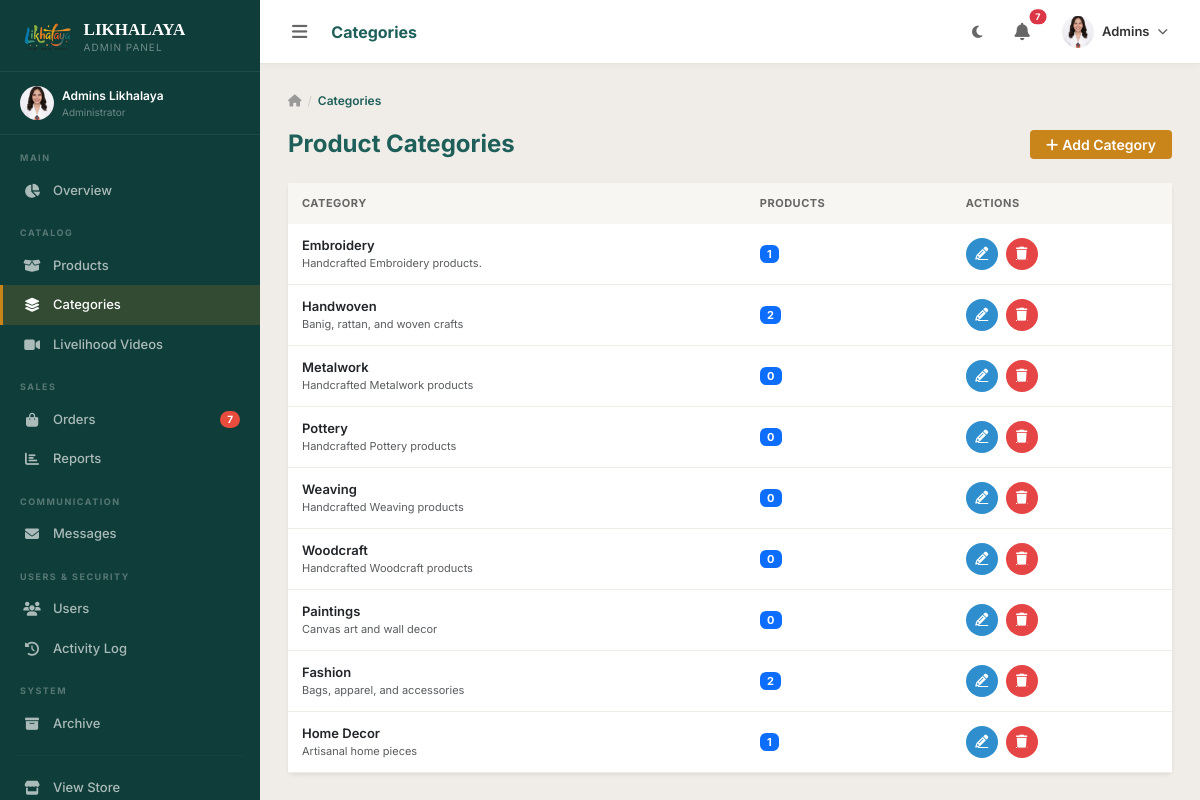
/dashboard/categories/ (signed in), run on the app's committed database.
### accounts/models.py (models this page shows, shortened)
class CustomUser(AbstractUser):
    ROLE_CHOICES = [
        ('customer', 'Customer'),
        ('staff', 'Staff'),
        ('coordinator', 'PDL Coordinator'),
        ('admin', 'Administrator'),
    ]
    role = models.CharField(max_length=20, choices=ROLE_CHOICES, default='customer')
    phone = models.CharField(max_length=20, blank=True)
    address = models.TextField(blank=True, help_text='House #, Street')
    barangay = models.CharField(max_length=150, blank=True)
    city = models.CharField(max_length=100, blank=True)
    province = models.CharField(max_length=100, blank=True)
    zip_code = models.CharField(max_length=10, blank=True)
    avatar = models.ImageField(upload_to='avatars/', blank=True, null=True)
    bio = models.TextField(blank=True)
    created_at = models.DateTimeField(auto_now_add=True)
    updated_at = models.DateTimeField(auto_now=True)
    is_deleted = models.BooleanField(default=False)
    deleted_at = models.DateTimeField(null=True, blank=True)
    deleted_by = models.ForeignKey(
        'self', on_delete=models.SET_NULL, null=True, blank=True,
        related_name='deleted_users'
    )
    objects = ActiveUserManager()
    all_objects = UserManager()
    class Meta:
        base_manager_name = 'all_objects'
    def is_admin_user(self):
        return self.role == 'admin' or self.is_superuser
    def is_staff_user(self):
        return self.role in ['admin', 'staff', 'coordinator'] or self.is_superuser
    def get_full_name(self):
        return f"{self.first_name} {self.last_name}".strip() or self.username

### store/models.py (models this page shows, shortened)
class Category(models.Model):
    name = models.CharField(max_length=100)
    slug = models.SlugField(unique=True, blank=True)
    description = models.TextField(blank=True)
    image = models.ImageField(upload_to='categories/', blank=True, null=True)
    order = models.PositiveIntegerField(default=0)
    is_active = models.BooleanField(default=True)
    created_at = models.DateTimeField(auto_now_add=True)
    is_deleted = models.BooleanField(default=False)
    deleted_at = models.DateTimeField(null=True, blank=True)
    deleted_by = models.ForeignKey(
        CustomUser, on_delete=models.SET_NULL, null=True, blank=True,
        related_name='deleted_categories'
    )
    objects = ActiveManager()
    all_objects = models.Manager()
    class Meta:
        verbose_name_plural = 'Categories'
        ordering = ['order', 'name']
        base_manager_name = 'all_objects'

### dashboard/views.py (the view)
# urls.py: path('categories/', views.category_list, name='category_list'),
@staff_required
def category_list(request):
    cats = Category.objects.annotate(product_count=Count('products')).order_by('order', 'name')
    return render(request, 'dashboard/categories/list.html', {'categories': cats})

### templates/dashboard/categories/list.html (shortened to what this page needs)
{% extends 'dashboard/base_dashboard.html' %}
{% block page_title %}Categories{% endblock %}
{% block sb_categories %}active{% endblock %}
{% block dash_content %}
<div class="dash-breadcrumb">
  <a href="{% url 'dashboard:home' %}"><i class="fas fa-home"></i></a>
  <span class="sep">/</span><span class="current">Categories</span>
</div>
<div class="d-flex justify-content-between align-items-center mb-4">
  <h4 class="fw-bold mb-0" style="color:var(--teal);">Product Categories</h4>
  {% if request.user.is_admin_user %}
  <a href="{% url 'dashboard:category_create' %}" class="btn btn-gold btn-sm px-3"><i class="fas fa-plus me-1"></i>Add Category</a>
  {% endif %}
</div>
<div class="card border-0 shadow-sm">
  <div class="table-responsive">
    <table class="table dash-table mb-0">
      <thead><tr><th>Category</th><th>Products</th>{% if request.user.is_admin_user %}<th>Actions</th>{% endif %}</tr></thead>
      <tbody>
        {% for cat in categories %}
        <tr>
          <td>
            <div class="fw-semibold">{{ cat.name }}</div>
            <div class="text-muted" style="font-size:11px;">{{ cat.description|truncatechars:50 }}</div>
          </td>
          <td><span class="badge bg-primary" style="font-size:11px;">{{ cat.product_count }}</span></td>
          {% if request.user.is_admin_user %}
          <td>
            <div class="action-btns">
              <a href="{% url 'dashboard:category_edit' cat.pk %}" class="btn-icon-action btn-icon-edit" title="Edit"><i class="fas fa-pencil-alt"></i></a>
              <a href="{% url 'dashboard:category_delete' cat.pk %}" class="btn-icon-action btn-icon-delete" title="Archive"><i class="fas fa-trash"></i></a>
            </div>
          </td>
          {% endif %}
        </tr>
        {% empty %}
        <tr><td colspan="{% if request.user.is_admin_user %}3{% else %}2{% endif %}" class="text-center py-5 text-muted">No categories yet.</td></tr>
        {% endfor %}
      </tbody>
    </table>
  </div>
</div>
{% endblock %}

### templates/dashboard/base_dashboard.html (shortened to what this page needs)
{% extends 'base.html' %}
{% load static humanize %}
{% block content %}
<div class="dash-layout" id="dashLayout">
  <aside class="dash-sidebar" id="dashSidebar">
    <div class="sidebar-logo">
      <img src="{% static 'imgs/likhalaya.png' %}" alt="Likhalaya Logo" class="sidebar-logo-img">
      <div>
        <div class="sidebar-logo-text">LIKHALAYA</div>
        <div class="sidebar-logo-sub">
          {% if user.is_admin_user %}Admin Panel{% elif user.role == 'staff' %}Staff Panel{% else %}Coordinator{% endif %}
        </div>
      </div>
    </div>
    <div style="padding:14px 20px;border-bottom:1px solid rgba(255,255,255,.06);">
      <div class="d-flex align-items-center gap-2">
        {% if user.avatar %}
          <img src="{{ user.avatar.url }}" style="width:34px;height:34px;border-radius:50%;object-fit:cover;flex-shrink:0;" alt="{{ user.username }}">
        {% else %}
          <div style="width:34px;height:34px;border-radius:50%;background:var(--gold);display:flex;align-items:center;justify-content:center;font-size:13px;color:#fff;font-weight:700;flex-shrink:0;">
            {{ user.first_name|first|upper }}{{ user.last_name|first|upper }}
          </div>
        {% endif %}
        <div class="sidebar-link-text">
          <div style="font-size:12px;color:#fff;font-weight:600;">{{ user.get_full_name|default:user.username }}</div>
          <div style="font-size:10px;color:rgba(255,255,255,.4);">{{ user.get_role_display }}</div>
        </div>
      </div>
    </div>
    <div class="sidebar-section-label">Main</div>
    <a href="{% url 'dashboard:home' %}" class="sidebar-link {% block sb_dash %}{% endblock %}">
      <i class="fas fa-chart-pie"></i><span>Overview</span>
    </a>
    <div class="sidebar-section-label">Catalog</div>
    <a href="{% url 'dashboard:product_list' %}" class="sidebar-link {% block sb_products %}{% endblock %}">
      <i class="fas fa-box-open"></i><span>Products</span>
    </a>
    <a href="{% url 'dashboard:category_list' %}" class="sidebar-link {% block sb_categories %}{% endblock %}">
      <i class="fas fa-layer-group"></i><span>Categories</span>
    </a>
    <a href="{% url 'dashboard:video_list' %}" class="sidebar-link {% block sb_videos %}{% endblock %}">
      <i class="fas fa-video"></i><span>Livelihood Videos</span>
    </a>
    <div class="sidebar-section-label">Sales</div>
    <a href="{% url 'dashboard:order_list' %}" class="sidebar-link {% block sb_orders %}{% endblock %}">
      <i class="fas fa-shopping-bag"></i><span>Orders</span>
      {% if new_orders_count %}<span class="sidebar-badge">{{ new_orders_count }}</span>{% endif %}
    </a>
    <a href="{% url 'dashboard:reports' %}" class="sidebar-link {% block sb_reports %}{% endblock %}">
      <i class="fas fa-chart-bar"></i><span>Reports</span>
    </a>
    <div class="sidebar-section-label">Communication</div>
    <a href="{% url 'dashboard:message_list' %}" class="sidebar-link {% block sb_messages %}{% endblock %}">
      <i class="fas fa-envelope"></i><span>Messages</span>
    </a>
    {% if user.is_admin_user %}
    <div class="sidebar-section-label">Users &amp; Security</div>
    <a href="{% url 'dashboard:user_list' %}" class="sidebar-link {% block sb_users %}{% endblock %}">
      <i class="fas fa-users"></i><span>Users</span>
    </a>
    <a href="{% url 'dashboard:activity_log' %}" class="sidebar-link {% block sb_activity %}{% endblock %}">
      <i class="fas fa-history"></i><span>Activity Log</span>
    </a>
    {% endif %}
    <div class="sidebar-section-label">System</div>
    {% if user.is_admin_user %}
    <a href="{% url 'dashboard:archive' %}" class="sidebar-link {% block sb_archive %}{% endblock %}">
      <i class="fas fa-box-archive"></i><span>Archive</span>
    </a>
    {% endif %}
    <hr style="border-color:rgba(255,255,255,.1);margin:12px 16px;">
    <a href="{% url 'store:home' %}" class="sidebar-link">
      <i class="fas fa-store"></i><span>View Store</span>
    </a>
  </aside>
  <div class="dash-main" id="dashMain">
    <div class="dash-topbar">
      <button class="btn btn-sm border-0" id="sidebarToggle" style="color:#666;">
      </button>
      <div class="topbar-title d-none d-md-block">{% block page_title %}Dashboard{% endblock %}</div>
      <button class="btn btn-sm border-0" id="darkModeToggle" title="Toggle dark mode" style="color:#666;">
        <i class="fas fa-moon" id="darkIcon"></i>
      </button>
      <div class="dropdown">
        <button class="btn btn-sm border-0 position-relative" data-bs-toggle="dropdown" style="color:#666;">
          {% if new_orders_count or new_messages_count %}
          <span class="position-absolute top-0 start-100 translate-middle badge rounded-pill bg-danger" style="font-size:9px;">
            {{ new_orders_count|add:new_messages_count }}
          </span>
          {% endif %}
        </button>
      </div>
      <div class="dropdown">
        <button class="btn btn-sm border-0 d-flex align-items-center gap-2" data-bs-toggle="dropdown">
          {% if user.avatar %}
            <img src="{{ user.avatar.url }}" style="width:32px;height:32px;border-radius:50%;object-fit:cover;" alt="{{ user.username }}">
          {% else %}
            <div style="width:32px;height:32px;border-radius:50%;background:var(--teal);display:flex;align-items:center;justify-content:center;color:#fff;font-size:12px;font-weight:700;">
              {{ user.first_name|first|upper }}{{ user.last_name|first|upper }}
            </div>
          {% endif %}
          <span class="d-none d-md-block" style="font-size:13px;font-weight:600;color:var(--dm-text,#333);">{{ user.first_name|default:user.username }}</span>
        </button>
      </div>
    </div>
    <div class="dash-page">
      {% block dash_content %}{% endblock %}
    </div>
  </div>
</div>
{% endblock %}

### data on the page
CustomUser: avatar (picture), get_full_name "Admins Likhalaya", role "Administrator", first_name "Admins"
Category: name "Embroidery", description "Handcrafted Embroidery products.", product_count "1"
Category: name "Handwoven", description "Banig, rattan, and woven crafts", product_count "2"
Category: name "Metalwork", description "Handcrafted Metalwork products", product_count "0"
Category: name "Pottery", description "Handcrafted Pottery products", product_count "0"
Category: name "Weaving", description "Handcrafted Weaving products", product_count "0"
Category: name "Woodcraft", description "Handcrafted Woodcraft products", product_count "0"
Category: name "Paintings", description "Canvas art and wall decor", product_count "0"
Category: name "Fashion", description "Bags, apparel, and accessories", product_count "2"
Category: name "Home Decor", description "Artisanal home pieces", product_count "1"

### other printed values
{{ new_orders_count }} "7"
{{ new_orders_count|add:new_messages_count }} "7"
